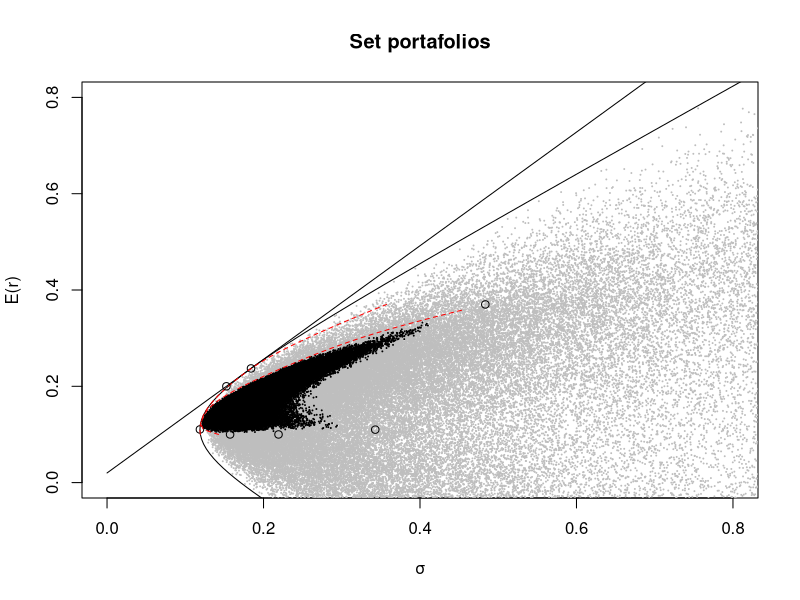

The R source for this figure: (Note: this script raises an error after producing the figure.)
#Práctica 2 Portafolios
#start <- "2015-08-26"
#end   <- "2025-08-26"
#Funciones librería quantmod
#install.packages('quantmod')
#library(quantmod)
#tickers <- c("SPY", "NVDA", "MSFT", "WMT", "VBR", "GMEXICOB.MX", "NAFTRACISHRS.MX")
#getSymbols(tickers, src = "yahoo", from = start, to = end)
#getSymbols("MXN=X", src = "yahoo", from = start, to = end)
#P = do.call(merge, lapply(tickers, function(x) Ad(get(x))))
#USDMXN<-Cl(`MXN=X`)
#P <- na.omit(merge(Ad(SPY)*USDMXN,Ad(NVDA)*USDMXN,Ad(MSFT)*USDMXN,Ad(WMT)*USDMXN,
#                   Ad(VBR)*USDMXN,Ad(`NAFTRACISHRS.MX`),Ad(`GMEXICOB.MX`)))
#R = na.omit(ROC(P, type ="continuous"))
#colnames(R)<-c("Market", "Nvda", "Msft", "Wmt", "Small", "GMexico", "MX Market")
#plot(R)
#Funciones:
p_r<-function(w) sum(w*mu)                
p_sd<-function(w) sqrt(t(w)%*%Sigma%*%w) 
p_MV<-function(mu_T) {
  v1 <- rep(1, n)
  A <-(t(v1)%*%solve(Sigma)%*%v1)[1]
  B <-(t(mu)%*%solve(Sigma)%*%v1)[1]
  C <-(t(v1)%*%solve(Sigma)%*%mu)[1]
  D <-(t(mu)%*%solve(Sigma)%*%mu)[1]
  delta <- A*D - B*C
  lambda1 <- (D-mu_T*C) / delta
  lambda2 <- (mu_T*A - B) / delta
  w_MV <- lambda1*solve(Sigma)%*%v1 + lambda2*solve(Sigma)%*%mu
  return(w_MV)
}  
p_tan<-function(r_f) {
  A = t(rep(1, n))%*%(solve(Sigma)%*%rep(1, n))
  B = t(mu)%*%(solve(Sigma)%*%rep(1, n))
  w_t = solve(Sigma)%*%(mu-r_f*rep(1, n))/(B - A*r_f)[1]
  return(w_t)
} 
#Fuente de datos:
R<-as.matrix(read.csv("Retornos2025_T3.csv", header=T)[,-1])
#Inputs modelo
mu<-colMeans(R)*252   
mu<-c(0.12,0.37,0.24,0.16,0.10,0.10,0.11)   
Sigma<-var(R)*252   
#Definiciones
r_f=0.02
n<-ncol(R)   
#Frontera de portafolios eficientes con activos riesgosos:
plot(
  x = sapply(seq(-1, 1, 0.01), function(m) p_sd(p_MV(m))),
  y = seq(-1, 1, 0.01),
  type = "l",
  xlim = c(0, 0.8), ylim = c(0, 0.8),
  xlab = "σ",
  ylab = "E(r)",
  main = "Set portafolios")
#Espacio
# portafolios aleatorios 
nsim <- 100000
res <- matrix(NA, nsim, 2)
for (i in 1:nsim) {
  w <- runif(n, -1000, 1000)
  w <- w / sum(w)
  res[i,1] <- p_r(w)
  res[i,2] <- p_sd(w)
}
points(res[,2], res[,1], pch=20, cex=0.05, col="gray")
#No portafolios apalancados
nsim <- 100000
res <- matrix(NA, nsim, 2)
for (i in 1:nsim) {
  w <- rexp(n) # > 0
  w <- w / sum(w) # = 1
  res[i,1] <- p_r(w)
  res[i,2] <- p_sd(w)
}
points(res[,2], res[,1], pch=20, cex=0.05)
#Activos
SD_i<-apply(R,2,sd)*sqrt(252) 
points(SD_i[1:n], mu[1:n])
#Capital Allocation Line CAL
Sharpe= (p_r(p_tan(r_f))- r_f) / p_sd(p_tan(r_f))
curve(r_f + Sharpe*x, from=0, to=1, add=T)
                                 points(p_sd(p_tan(r_f)), p_r(p_tan(r_f)))
#Minima varianza global
w_mvg<-solve(Sigma)%*%rep(1, n) / (t(rep(1, n)) %*% solve(Sigma) %*% rep(1, n))[1] # Solución analítica
points(p_sd(w_mvg), p_r(w_mvg))
# Restricciones no lineales
require("quadprog")
# ?solve.QP
# Retorno objetivo
mu_T=0.20
# Solve sin restricciones
solve_MV <- function(mu_T) {
  # Objetos función
  Dmat<-Sigma                        # Matriz en la función cuadrática
  dvec<-rep(0, n)                    # vector en la función cuadrácita
  # Restricciones:
  Amat<-t(rbind(rep(1, n), mu))      # sum(w)=1, sum(w*mu)=mu_T 
  bvec<-c(1, mu_T)                   # b = 0
  meq=2                              # Primeras 2 restricciones de igualdad, default = 0
  # w solve
  w<-solve.QP(Dmat, dvec, Amat, bvec, meq)$solution
  return(w)
}
# Long Only: Restricciones no Venta corta
solve_MV_long <- function(mu_T) {
  Dmat <- Sigma
  dvec <- rep(0, n)
  # Restricciomes:
  # (1) sum(w)=1
  # (2) sum(w*mu)=mu_T
  # (3) No short-selling: w_i >= 0
  Amat<-t(rbind(rep(1, n), mu, diag(n)))
  bvec<-c(1, mu_T, rep(0, n))
  meq=2
  w <- solve.QP(Dmat, dvec, Amat, bvec, meq)$solution
  return(w)
}
# Frontera restringida de portafolio eficientes:
mu_i <- seq(min(mu), max(mu), 0.01)
sd_i <- sapply(mu_i, function(m) {
  w <- try(solve_MV_long(m), silent = T)
  if (!inherits(w, "try-error")) p_sd(w) else NA
})
lines(sd_i, mu_i, lwd=1, lty=2, col="red")

# Caso 2: Short sell > -0.10%, max 100%
solve_MV_Caso2 <- function(mu_T) {
  Dmat<-Sigma
  dvec<-rep(0, n)
  # Restricciomes:
  # 1) sum(w)=1
  # 2) sum(w*mu)=mu_T
  # 3) > -0.10%
  # 4) < 30%
  Amat<-t(rbind(rep(1, n), mu, diag(n), -diag(n)))
  bvec<-c(1, mu_T,rep(-0.30, n), rep(-1, n))
  meq=2
  # Solve 
  w <- solve.QP(Dmat, dvec, Amat, bvec, meq)$solution
  return(w)
}
sd_i <- sapply(mu_i, function(x) if (!inherits(try(res <- solve_MV_Caso2(x), silent = TRUE), "try-error")) p_sd(res) else NA)
lines(na.omit(sd_i), mu_i[!is.na(sd_i)],lwd=1, lty=2, col="red")
#Con libre de riesgo
w_optimo_con_rf <- function(mu_P) {
  v1 <- rep(1, n)
  A <- (t(v1) %*% solve(Sigma) %*% v1)[1]
  B <- (t(mu) %*% solve(Sigma) %*% v1)[1]
  D <- (t(mu) %*% solve(Sigma) %*% mu)[1]
 lambda <- (mu_P - r_f) / (D - 2*r_f*B + r_f^2*A)
  w_rf <- lambda*solve(Sigma)%*%(mu - r_f*v1)
  w_0 <- 1 - sum(w_rf)
  w_rff <- c(w_0, drop(w_rf))
  names(w_rff) <- c("Rf", colnames(R))
  return(w_rff)
}
w=w_optimo_con_rf(mu_T)[-1]
points(p_sd(w),mu_T)
#Función de utilidad
r_t=mu_T
# utilidad
ut <- function(A,U0) U0 + 0.5*A*p_sd(w)^2

A <- 10
U0 <- r_t - 0.5*A*s0^2
x <- seq(0,1,len=200)
lines(x, ut(x,A,U0), col=2)
points(s0,m0)

# Caso 3: Min 5%, max 30%
solve_MV_Caso3 <- function(mu_T) {
  Dmat <- Sigma
  dvec <- rep(0, n)
  # Restricciomes:
  # 1) sum(w) = 1
  # 2) sum(w * mu) = mu_T
  # 3) min 10
  # 4) max 30
  Amat <- t(rbind(rep(1, n), mu, diag(n), -diag(n)))
  bvec <- c(1, mu_T,rep(0.05, n), rep(-0.30, n))
  meq=2  
  w <- solve.QP(Dmat, dvec, Amat, bvec, meq)$solution
  return(w)
}

sd_i <- sapply(mu_i, function(x) if (!inherits(try(res <- solve_MV_Caso3(x), silent = TRUE), "try-error")) p_sd(res) else NA)
lines(na.omit(sd_i), mu_i[!is.na(sd_i)], lwd=1, lty=2, col="purple")
#points(na.omit(sd_i), mu_i[!is.na(sd_i)], col="purple", pch=16, cex=0.2)
w_min10_max30=solve_MV_Caso3(min(mu_i[!is.na(sd_i)]))
w_min10_max30=solve_MV_Caso3(max(mu_i[!is.na(sd_i)]))

points(p_sd(w_min10_max30), p_r(w_min10_max30), cex=0.5, col="purple")


#Traynor
Traynor= (p_r(w) - r_f) / beta
#Capital Asset Pricing Model
r_CAPM= r_f + beta*(mu[1] - r_f)
#Series portafolio
r_p <- as.numeric(R%*%w)
# VaR al 5% (histórico y paramétrico, diario)
VaR5_expost <- -quantile(r_p, 0.05)
VaR5_norm <- -(mean(r_p) + qnorm(0.05)*sd(r_p))
# Tracking Error (diario y anualizado)
T_er <- sd(r_p - mu[1])*sqrt(252) 
# Histograma 
hist(r_p, breaks=20, freq=F,
     col="lightgray", border="white",
     main="Portafolio", xlab="Retorno")

curve(dnorm(x, mean=mean(r_p), sd=sd(r_p)),
      add=T, lwd=2)
# Simulación
n_days <- 252*10     
n_sim <- 100       
mu_port <- p_r(w) / 252  
sd_port <-p_sd(ww_final) / sqrt(252)  

# Simulación de Monte Carlo
set.seed(123)  
simulated_returns <- matrix(rnorm(n_days * n_sim, mean = mu_port, sd = sd_port), ncol = n_sim)

simulated_prices <- apply(simulated_returns, 2, function(x) cumprod(1 + x))

matplot(simulated_prices, type = "l", col = rgb(0.8, 0.8, 0.8, 0.5), lty = 1,
        xlab = "Días", ylab = "Retorno acumulado", main = "Simulación Portafolio")
lines(rowMeans(simulated_prices), lwd = 2)  # Promedio de todas las simulaciones



